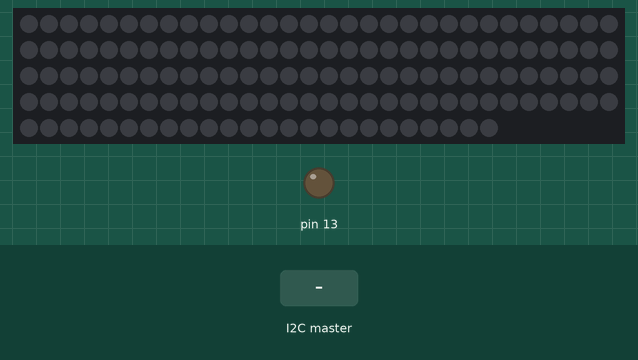
A sketch run on a simulated Arduino Uno, built with avr-gcc and run on an emulated ATmega328P. Parts: 144 RGB LEDs in strip order, left to right, continuing on the next row, output pins drawn as LEDs (lit = HIGH). The inputs (shaded band) are chosen by the test bench.

Above: at 1.2 s.
1.3 s: the I2C master sends "H"
At 2.2 s:
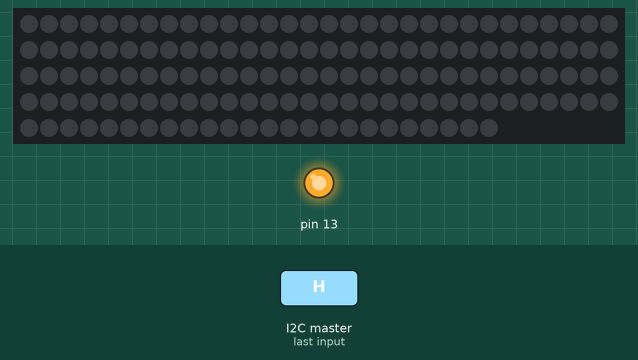
2.8 s: the I2C master sends "L"
At 3.4 s:
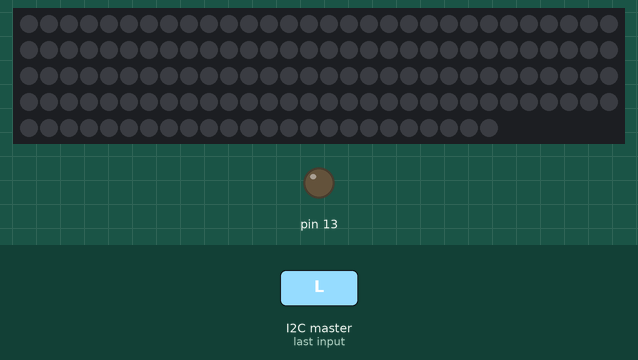
Timing chart, 0 to 5.8 s (numbered marks = the images above; inputs shaded):
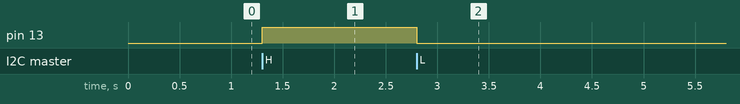

Measured:
- after the input at 1.3 s, pin 13: LOW → HIGH at once
- after the input at 2.8 s, pin 13: HIGH → LOW at once

The sketch:

LEDFUNCTIONS.ino
```cpp
// Adafruit_NeoPixel - Version: Latest
#include <Adafruit_NeoPixel.h>
#include <Wire.h>

#define PIN 6

// Parameter 1 = number of pixels in strip
// Parameter 2 = Arduino pin number (most are valid)
// Parameter 3 = pixel type flags, add together as needed:
//   NEO_KHZ800  800 KHz bitstream (most NeoPixel products w/WS2812 LEDs)
//   NEO_KHZ400  400 KHz (classic 'v1' (not v2) FLORA pixels, WS2811 drivers)
//   NEO_GRB     Pixels are wired for GRB bitstream (most NeoPixel products)
//   NEO_RGB     Pixels are wired for RGB bitstream (v1 FLORA pixels, not v2)
//   NEO_RGBW    Pixels are wired for RGBW bitstream (NeoPixel RGBW products)
Adafruit_NeoPixel strip = Adafruit_NeoPixel(144, PIN, NEO_GRB + NEO_KHZ800);

uint32_t yellow = strip.Color(50, 40, 0);
uint32_t yellow_orange = strip.Color(50, 30, 0);
uint32_t red = strip.Color(50, 0, 0);
uint32_t red_orange = strip.Color(50, 27, 0);
uint32_t orange = strip.Color(50, 32, 0);
uint32_t none = strip.Color(0, 0, 0);
int patternID = 0;

void setup() {
  Wire.begin(84);                // join i2c bus with address #84
  Wire.onReceive(receiveEvent);  // register event. Connects the receiveEvent function to the .onReceive event.

  pinMode(13, OUTPUT);
  digitalWrite(13, LOW);
  Serial.begin(9600);            // start serial for output

  strip.begin();
  strip.show();
}

void loop() {
  if(patternID == 1)
  {
    halfAndHalf(strip.Color(0,0,100), strip.Color(100,100,0), 30);
  }
  if(patternID == 2)
  {
    colorWipe(strip.Color(0,0,100), 30);
  }
}

void receiveEvent(int howMany) {
  while (Wire.available()) { // loop through all but the last
    char c = Wire.read();
    if(c == 72) digitalWrite(13, HIGH);
    else if (c == 76) digitalWrite(13, LOW);
  }
  int x = Wire.read();    // receive byte as an integer
  patternID = x;
}

void colorWipe(uint32_t c, uint8_t wait) {
  for(uint16_t i=0; i<strip.numPixels(); i++) {
    strip.setPixelColor(i, c);
    strip.show();
    delay(wait);
  }
}

void colorSlide(uint32_t c, uint8_t wait)
{
  for(uint16_t i = 0; i<strip.numPixels(); i++)
  {
    strip.setPixelColor(i, c);
    strip.show();
    delay(wait);
  }
  for(uint16_t i = 0; i<strip.numPixels(); i++)
  {
    strip.setPixelColor(i, strip.Color(0, 0, 0));
    strip.show();
    delay(wait);
  }
}

void halfAndHalf(uint32_t c1, uint32_t c2, uint8_t wait)
{
  for(uint16_t i = 0; i < strip.numPixels() / 2; i++)
  {
    strip.setPixelColor(i, c1);
    strip.show();
    delay(wait);
  }
  for(uint16_t i = (strip.numPixels() / 2); i < (strip.numPixels() / 2); i++)
  {
    strip.setPixelColor(i, c2);
    strip.show();
    delay(wait);
  }
}
```
